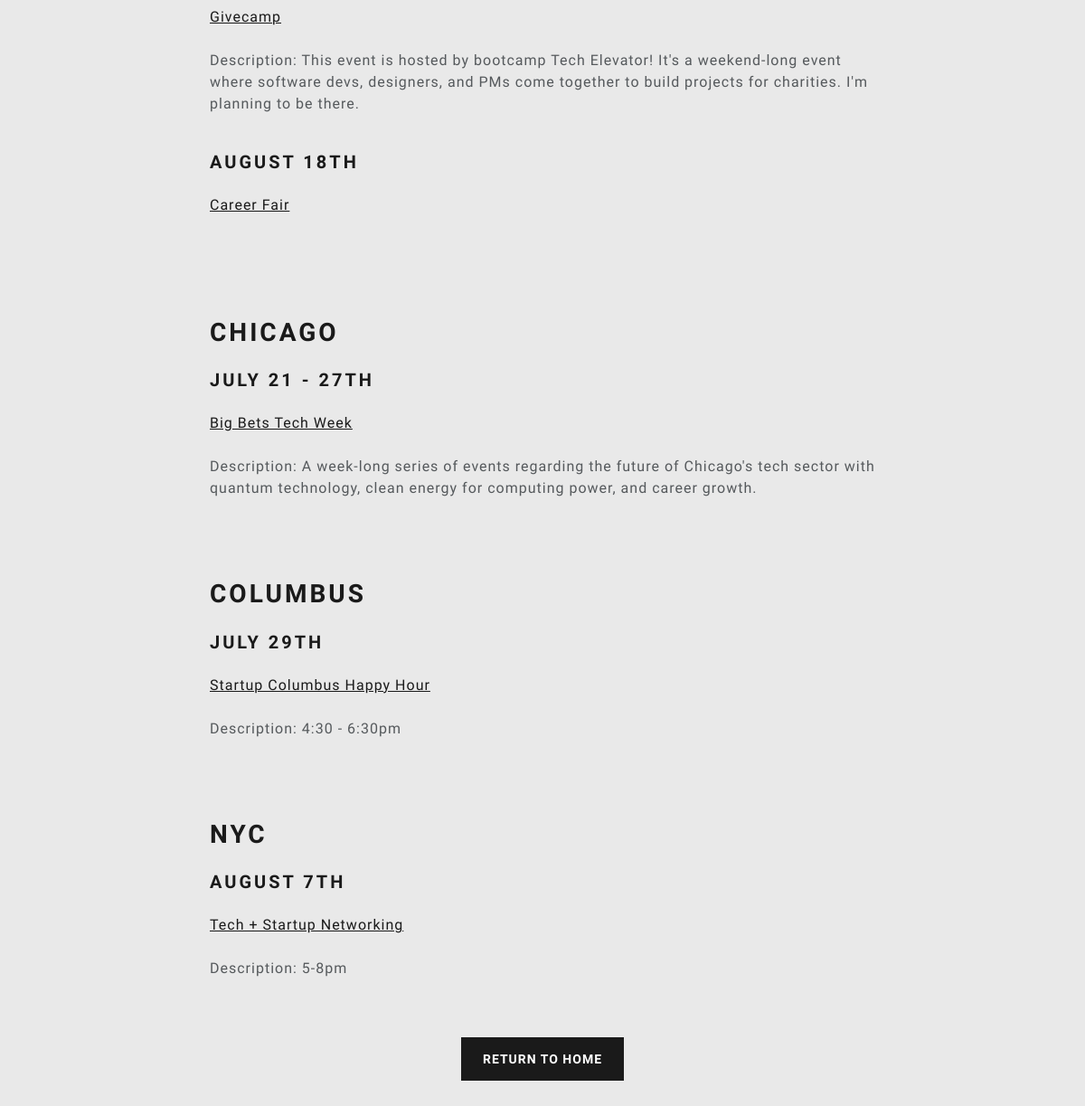
/post/5/ (lower part), run on an earlier commit of the app's database.
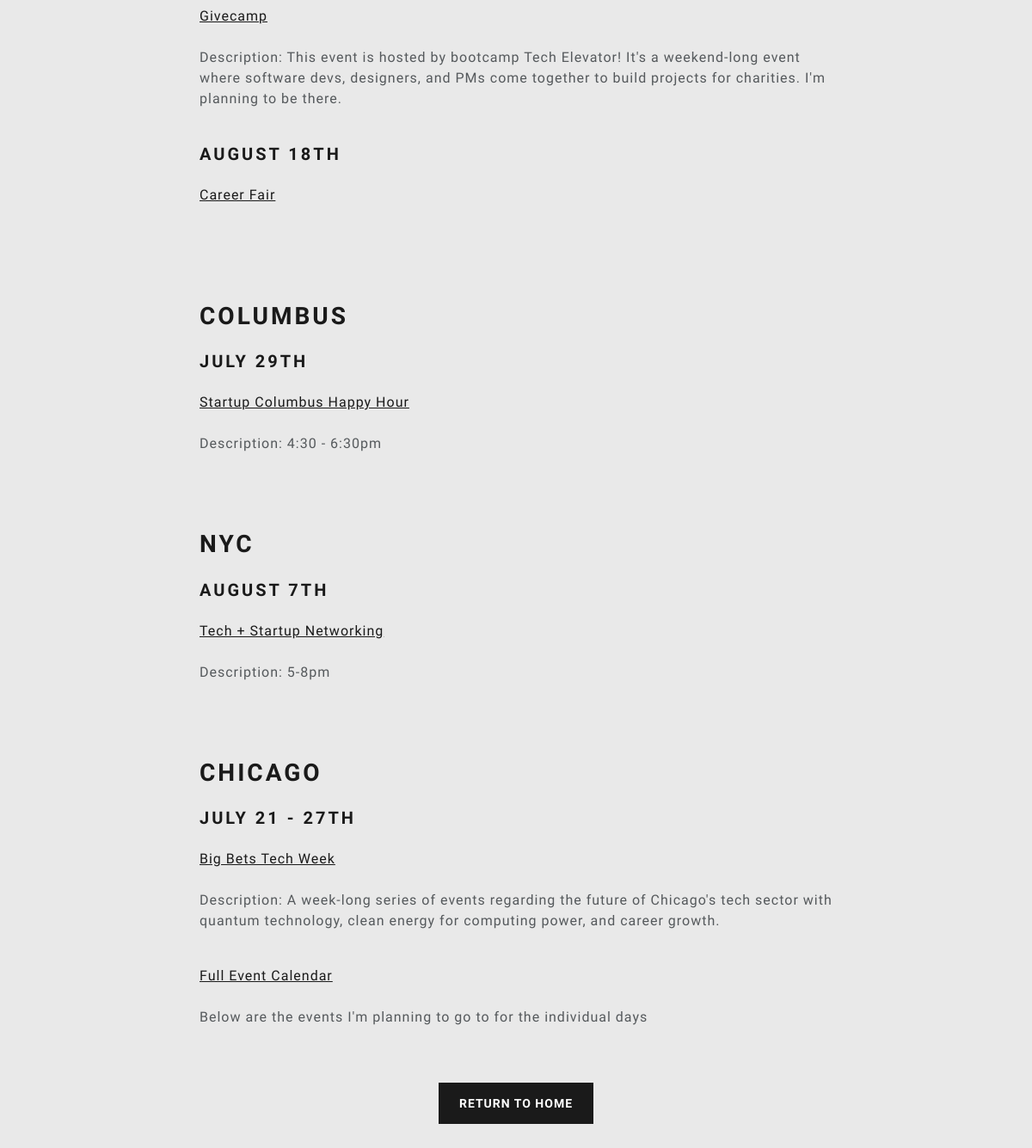
And on a later commit of the database.
### blogapp/models.py (models this page shows, shortened)
class Content(models.Model):
    TYPE_CHOICES = (('header', 'Header'), ('subheader', 'Subheader'), ('text', 'Text'), ('link', 'Link'), ('image', 'Image'))
    post = models.ForeignKey(Post, related_name='contents', on_delete=models.CASCADE)
    content_type = models.CharField(max_length=10, choices=TYPE_CHOICES)
    header = models.TextField(blank=True, null=True)
    subheader = models.TextField(blank=True, null=True)
    text = models.TextField(blank=True, null=True)
    link_url = models.TextField(blank=True, null=True)
    link_text = models.TextField(blank=True, null=True)
    image = models.ForeignKey(Image, blank=True, null=True, on_delete=models.SET_NULL)
    order = models.PositiveIntegerField(default=0)
    class Meta:
        ordering = ['order'] # orders by order field by default

### blogapp/views.py (the view)
# urls.py: path("post/<int:post_id>/", views.post, name="post_content")
def post(request, post_id):
    post = get_object_or_404(Post, pk=post_id)
    context = {"post": post}
    return render(request, "blogapp/post.html", context)

### nickblog/context_processors.py (called while the page is built)
def debug_mode(request):
    from django.conf import settings
    return {'debug': settings.DEBUG}

### blogapp/templates/blogapp/post.html (shortened to what this page needs)
{% extends 'base.html' %}
{% block content %}
<div class="container py-4">
  <div class="row">
    <div class="col-lg-10 col-xl-8 mx-auto">
      <div class="row">
        {% for content in post.contents.all %}
        {% if content.content_type == 'header' %}
        <div class="col-12 mb-3 mt-5">
          <h2>{{ content.header }}</h2>
        </div>
        {% elif content.content_type == 'subheader' %}
        <div class="col-12 mb-3">
          <h4>{{ content.subheader }}</h4>
        </div>
        {% elif content.content_type == 'text'%}
        <div class="col-12 mb-4">
          <p>{{ content.text }}</p>
        </div>
        {% elif content.content_type == 'link' %}
        <div class="col-12 mb-4">
          <a target="_blank" href="{{content.link_url}}"
            >{{ content.link_text }}</a
          >
        </div>
        {% endif %}
        {% endfor %}
      </div>
      <div class="text-center mt-4 mb-3">
        <a href="{% url 'home'%}" class="btn btn-primary">Return to Home</a>
      </div>
    </div>
  </div>
</div>
{% endblock %}

What changed in the data, as far as the page shows it:
changed Content "CHICAGO": moves down the list
changed Content "JULY 21 - 27TH": moves down the list
changed Content "Big Bets Tech Week": moves down the list
changed Content (number 16 of 18 on the later page): moves down the list
added Content: link_text "Full Event Calendar"
added Content: text "Below are the events I'm planning to go to for the individual days"
